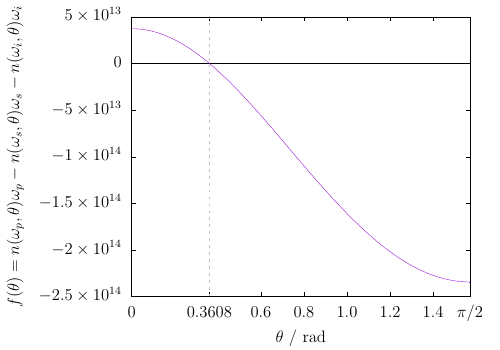

Generate this figure with gnuplot:
set term epslatex standalone 12
set sample 1000
set xlabel '$\theta$ / rad'
set ylabel '$f(\theta)=n(\omega_p,\theta)\omega_p-n(\omega_s,\theta)\omega_s-n(\omega_i,\theta)\omega_i$'
set xrange [0:pi / 2]
unset key
omega_p = 2 * pi * 3e8 / 800e-9
omega_THz = 2 * pi * 20e12
omega_s = (omega_p + omega_THz) / 2
omega_i = (omega_p - omega_THz) / 2
n_O(x) = sqrt(2.7405 + 0.0184 / ((2 * pi * 3e8 / x * 1e6)**2 - 0.0179) - 0.0155 * (2 * pi * 3e8 / x * 1e6)**2)
n_E(x) = sqrt(2.3730 + 0.0128 / ((2 * pi * 3e8 / x * 1e6)**2 - 0.0156) - 0.0044 * (2 * pi * 3e8 / x * 1e6)**2)
set xtics ('$0$' 0, '$0.3608$' 0.36077978751849696844481691830015, '$0.6$' 0.6, '$0.8$' 0.8, '$1.0$' 1.0, '$1.2$' 1.2, '$1.4$' 1.4, '$\pi/2$' pi/2)
set arrow nohead from 0,0 to pi / 2,0 lw 2 lc rgb 'black'
set arrow nohead from 0.36077978751849696844481691830015,-2.5e14 to 0.36077978751849696844481691830015,5e13 dt 2 lw 2 lc rgb 'gray'
set output 'phase-matching-I-eoo.tex'
plot 1 / sqrt((cos(x) / n_O(omega_p))**2 + (sin(x) / n_E(omega_p))**2) * omega_p - n_O(omega_s) * omega_s - n_O(omega_i) * omega_i
set output